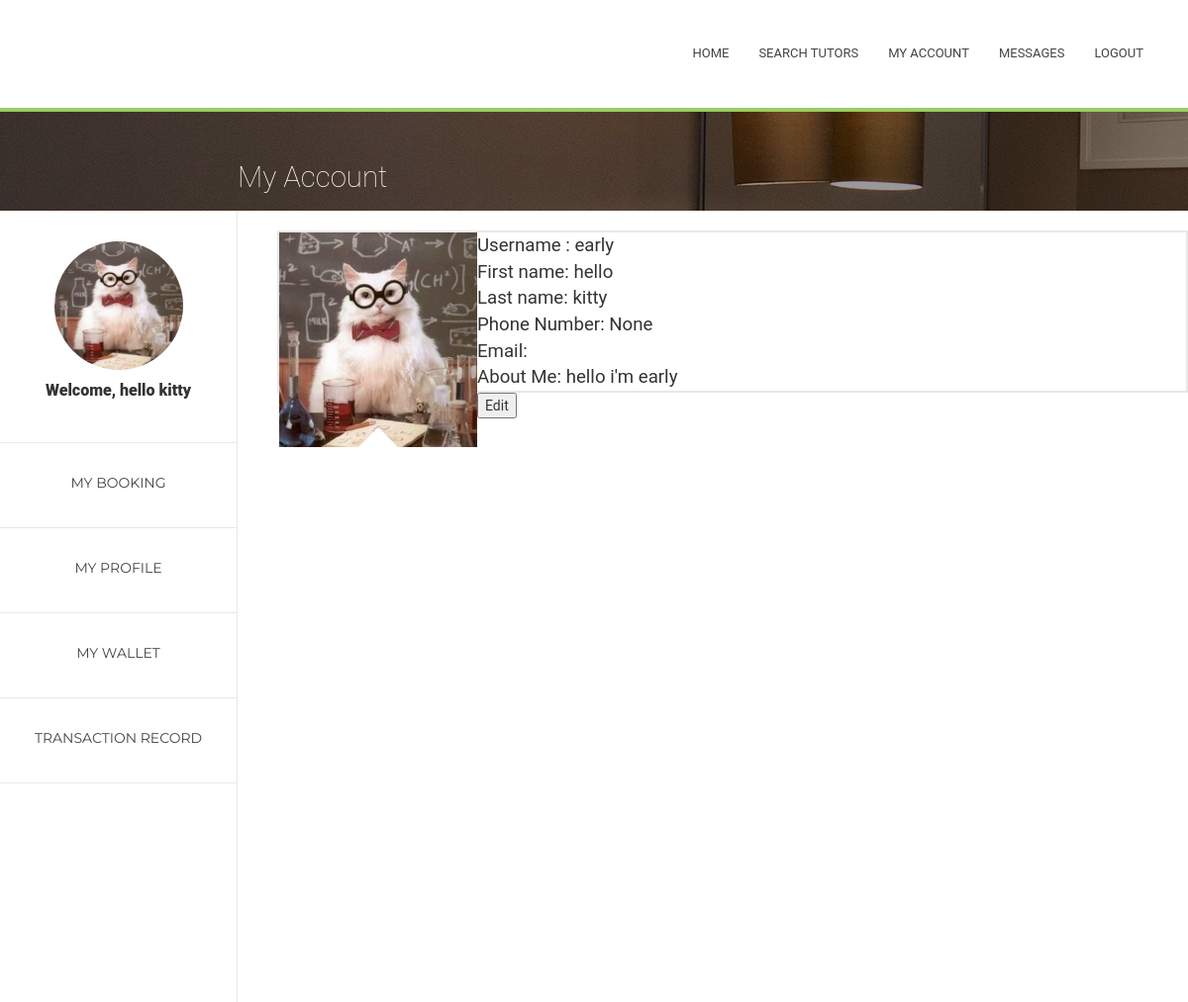
/Tutorial/2/myAccount/myprofile/ (signed in), run on an earlier commit of the app's database.
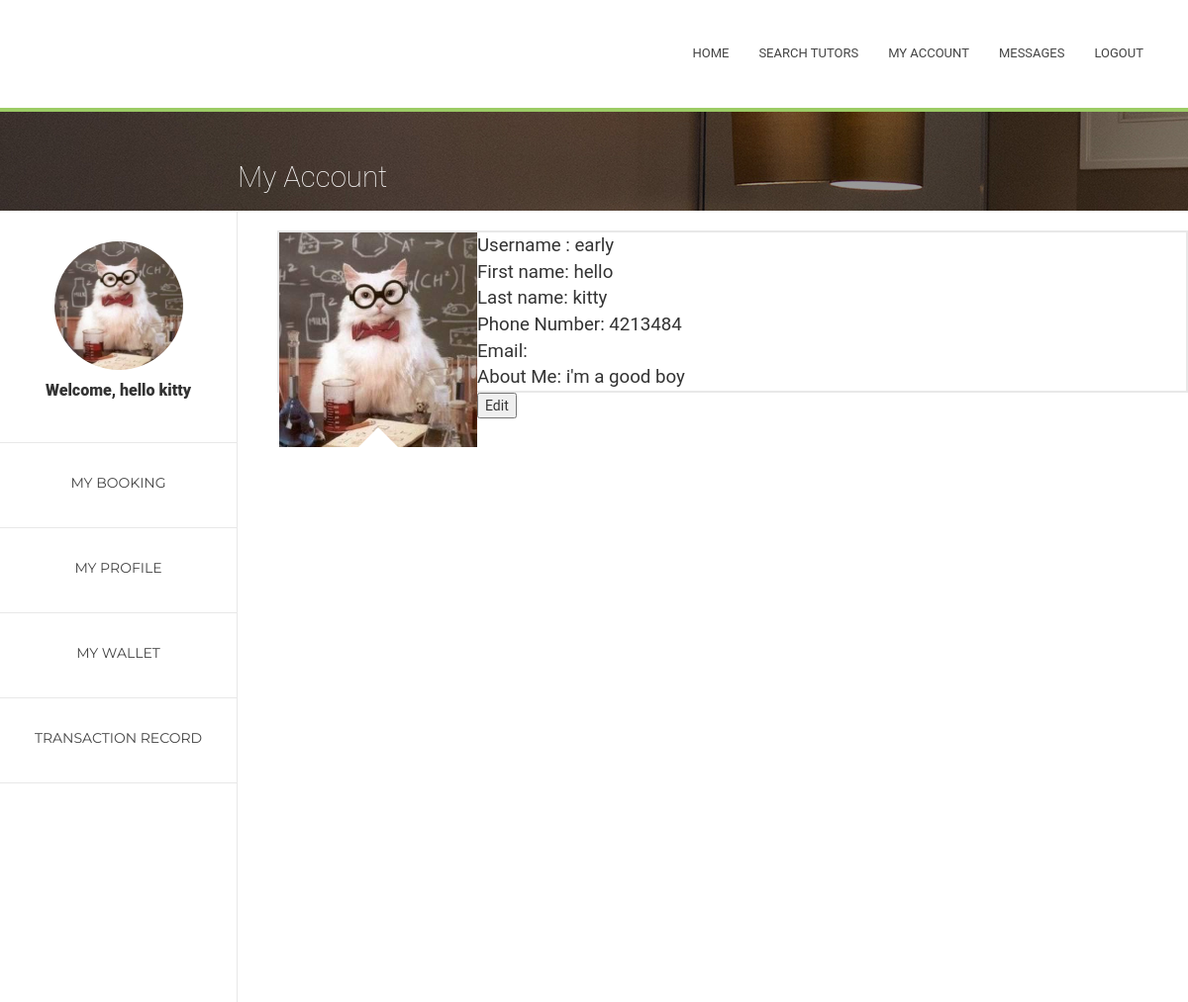
And on a later commit of the database.
### Tutorial/models.py (models this page shows, shortened)
class MyUser(models.Model):
    user = models.ForeignKey(User, on_delete = models.CASCADE )
    wallet = models.ForeignKey(Wallet, on_delete = models.CASCADE)
    profile_content = models.CharField(max_length=2000, default="")
    phone = models.IntegerField(null = True)

### Tutorial/views.py (the view, shortened to what this page needs)
# urls.py: url(r'^(?P<myuser_id>[0-9]+)/myAccount/myprofile/$', views.myprofile, name='myprofile'),
def myprofile(request, myuser_id):
    if not request.user.is_authenticated(): #visitor or client
        return render(request, 'home.html')
    if not MyUser.objects.filter(user=request.user):
        HttpResponseRedirect('/Tutorial/admin/')
    myuser = MyUser.objects.get(user=request.user) #myuser = get_object_or_404(MyUser, pk=myuser_id)
    form = ProfileForm(initial = {'last_name': myuser.user.last_name, 'first_name': myuser.user.first_name, 'email': myuser.user.email, 'phone': myuser.phone, 'content': myuser.profile_content})
    edit = False
    if request.method == "GET":
        return render(request, 'myaccount/myprofile.html', {'user':myuser, 'form': form, 'edit': edit})

### Tutorial/templates/myaccount/myprofile.html (shortened to what this page needs)
{% extends "myaccount/myaccount.html" %}
{% block right %}
{% if not edit %}
    <div class = "infoPanel">
        <div class="best-tutor_img" style="float : left; width : 200px; height: 200px; border-radius: 200px;">
             <img src="/static/bootstrap/images/best-rooms/1.jpg">
        </div>
         <div class="insideInfo">Username : {{user.user.username}}</div>
         <div class="insideInfo">First name: {{user.user.first_name}}</div>
         <div class="insideInfo">Last name: {{user.user.last_name}}</div>
         <div class="insideInfo">Phone Number: {{user.phone}}</div>
         <div class="insideInfo">Email: {{user.user.email}}</div>
         <div class="insideInfo">About Me: {{user.profile_content}}</div>
    </div>
    <form method="GET" action="{% url 'Tutorial:myprofile' user.id %}" class="" />
        <button type="submit">Edit</button>
{% endif %}
{% endblock %}

### Tutorial/templates/myaccount/myaccount.html (shortened to what this page needs)
{% extends "Menu.html" %}
{% block content %}
<section class="breadcrumbs" style="background-image: url(/static/bootstrap/images/breadcrumbs/best-room.jpg)">
    <div class="right">
    <div class="row">
          <div class="col-md-6">
            <h1 class="h1">My Account</h1>
          </div>
        </div>
    </div>
        </section>
    <div class="left">
             <div class="avater" style="text-align : center;">
                    <img src="/static/bootstrap/images/best-rooms/1.jpg" style="width : 130px; height: 130px; border-radius: 130px; ">
                    <div class="small">Welcome, {{user.user.first_name}} {{user.user.last_name}}</div>
                 </div>
              <a href="{% url 'Tutorial:mybooking' user.id %}"><div class="navbox">
                <div class="best-tutor_t">MY BOOKING</div>
                </div></a>
            <a href="{% url 'Tutorial:myprofile' user.id %}">
              <div class="navbox" >
                <div class="best-tutor_t">MY PROFILE</div>
                </div>
                </a>
            <a href="{% url 'Tutorial:mywallet' user.id %}">
              <div class="navbox" >
                <div class="best-tutor_t">MY WALLET</div>
                </div>
                </a>
            <a href="{% url 'Tutorial:mywallet' user.id %}">
            <div class="navbox" >
                <div class="best-tutor_t">TRANSACTION RECORD</div>
                </div>
                </a>
     </div>
        <div class="right">
{% block right %}{% endblock%}
        </div>
{% endblock %}

### Tutorial/templates/Menu.html (shortened to what this page needs)
<!DOCTYPE html>
<html style="height : 100%;">
	<head>
         <link rel="stylesheet" href="/static/bootstrap/css/style.css">
        <link rel="stylesheet" href="/static/bootstrap/css/style1.css">
         <link rel="stylesheet" href="/static/bootstrap/css/responsive.css">
	</head>
	<body style="height : 100%;">
		<header class="header">
      <div class="header-bottom">
        <nav class="navbar navbar-universal navbar-custom">
          <div class="container">
            <div class="row">
              <div class="col-lg-3">
              </div>
              <div class="col-lg-9">
                <div class="collapse navbar-collapse navbar-main-collapse">
                  <ul class="nav navbar-nav navbar-right">
                      {% if request.user.is_authenticated %}
                    <li><a href="#">Home</a></li>
                    <li><a href="{% url 'Tutorial:index' user.id %}">Search Tutors</a></li>
                    <li><a href="{% url 'Tutorial:mybooking' user.id %}">My Account</a></li>
                    <li><a href="{% url 'Tutorial:message' user.id %}">Messages</a></li>
                    <li><a href="{% url 'Tutorial:logout' %}">Logout</a></li>
                      {% else %}<li><a href="#">Home</a></li>
                    <li><a href="{% url 'Tutorial:login' %}">Search Tutors</a></li>
                    <li><a href="{% url 'Tutorial:login' %}">My Account</a></li>
                    <li><a href="{% url 'Tutorial:login' %}">Messages</a></li>
                    <li><a href="{% url 'Tutorial:login' %}">Login</a></li>
                      {% endif %}
                  </ul>
                </div>
              </div>
            </div>
          </div>
        </nav>
      </div>
</header>
        <div style="height : 100%">
        {% block content %}{% endblock %}
        </div>
	</body>
</html>

What changed in the data, as far as the page shows it:
changed MyUser "early": phone "None" → "4213484"; profile_content "hello i'm early" → "i'm a good boy"
